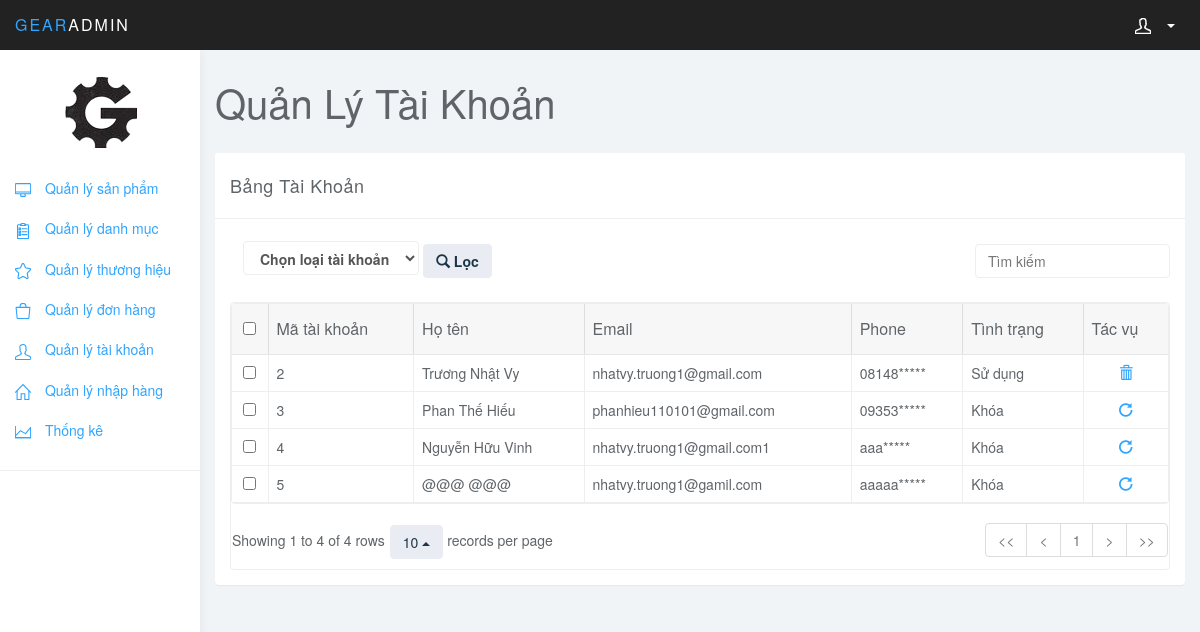
The page /AdminGearGaming/View/account.php on the database its author committed.
### tables this page shows
CREATE TABLE `taikhoan` (
  `MaTaiKhoan` int(10) NOT NULL,
  `HoLot` varchar(20) NOT NULL,
  `Ten` varchar(10) NOT NULL,
  `Email` varchar(50) NOT NULL,
  `Phone` varchar(10) NOT NULL,
  `MatKhau` varchar(100) NOT NULL,
  `KichHoat` int(2) NOT NULL,
  `Quyen` int(11) NOT NULL,
  `GhiChu` varchar(100) NOT NULL
);

### Model/taikhoan.php (called while the page is built, shortened)
<?php
class taikhoan
{
	function showDSTK()
	{
		$a = new DateBase;
		$con = $a->connnection();
		$sql = "select * from taikhoan where Quyen!=1";
		$rs = mysqli_query($con, $sql);
		while ($row = mysqli_fetch_array($rs)) {
			$matk = $row['MaTaiKhoan'];
			$holot = $row['HoLot'];
			$ten = $row['Ten'];
			$email = $row['Email'];
			$phone = substr($row['Phone'], 0, 5) . '*****';
			$kichhoat = $row['KichHoat'];
			$quyen = $row['Quyen'];
			$taikhoan = ['MaTaiKhoan' => $matk, 'HoLot' => $holot, 'Ten' => $ten, 'Email' => $email, 'Phone' => $phone, 'KichHoat' => $kichhoat, 'Quyen' => $quyen];
			$dstk[] = $taikhoan;
		}
		return $dstk;
	}
}

### Controller/taikhoan.php (called while the page is built, shortened)
<?php
	class taikhoan_controller{
		function showTK(){
			include ("../../Model/taikhoan.php");
			$p=new taikhoan;
			$dstaikhoan=$p->showDSTK();
			return $dstaikhoan;
		}
	}
?>

### AdminGearGaming/View/account.php (the view, shortened to what this page needs)
<!DOCTYPE html>
<html>
<head>
    <link href="../css/bootstrap.min.css" rel="stylesheet">
    <link href="../css/datepicker3.css" rel="stylesheet">
    <link href="../css/bootstrap-table.css" rel="stylesheet">
    <link href="../css/styles.css" rel="stylesheet">
</head>
<body>
    <?php
    include('menu-top.php')
    ?>
    <?php
    include('nav.php')
    ?>
    <div class="col-sm-9 col-sm-offset-3 col-lg-10 col-lg-offset-2 main">
        <div class="row">
            <div class="col-lg-12">
                <h1 class="page-header">Quản Lý Tài Khoản</h1>
            </div>
        </div>
        <div class="row">
            <div class="col-lg-12">
                <div class="panel panel-default">
                    <div class="panel-heading">Bảng Tài Khoản</div>
                    <div class="panel-body">
                        <div class="bootstrap-table">
                            <div class="fixed-table-toolbar">
                                <div class="btn pull-left">
                                    <form method="get">
                                        <label>
                                            <div class="form-group">
                                                <select class="form-control" name='quyen' id='quyen'>
                                                    <option>Chọn loại tài khoản</option>
                                                </select>
                                            </div>
                                        </label>
                                    <button class="btn btn-default" type="submit"><i class="glyphicon glyphicon-search"></i> <b>Lọc</b></button>
                                    </form>
                                </div>
                                <div class="pull-right search">
                                    <input class="form-control" type="text" placeholder="Tìm kiếm">
                                </div>
                            </div>
                            <div class="fixed-table-container">
                                <div class="fixed-table-body">
                                    <table data-toggle="table" data-select-item-name="toolbar1" data-pagination="true" data-sort-name="name" data-sort-order="desc">
                                        <thead>
                                            <tr>
                                                <th data-field="img" data-sortable="true">Mã tài khoản</th>
                                                <th data-field="products" data-sortable="true">Họ tên</th>
                                                <th data-field="th" data-sortable="true">Email</th>
                                                <th data-field="dm" data-sortable="true">Phone</th>
                                                <th data-field="qty" data-sortable="true">Tình trạng</th>
                                                <th data-field="rs" data-sortable="true">Tác vụ</th>
                                            </tr>
                                        </thead>
                                        <form method="get">
                                            <tbody>
                                                <?php
                                                $quyen=$_GET['quyen'];
                                                include('../../Controller/taikhoan.php');
                                                $p=new taikhoan_controller;
                                                if($quyen=='nv'){
                                                    echo '<a class="btn btn-default" href="insert-account.php"><i class="glyphicon glyphicon-plus-sign" style="margin-top: 1px"></i>Thêm Nhân Viên</a>';
                                                    foreach($p->showQL() as $dsql){
                                                        echo '<tr>
                                                            <td class="bs-checkbox">
                                                                <input type="checkbox">
                                                            </td>
                                                            <td>'.$dsql['MaTaiKhoan'].'</td>
                                                            <td>'.$dsql['HoLot'].' '.$dsql['Ten'].'</td>
                                                            <td>'.$dsql['Email'].'</td>
                                                            <td>'.$dsql['Phone'].'</td>';
                                                        if($dsql['KichHoat']=='1'){
                                                            echo '<td>'.'Sử dụng'.'</td>';
                                                        }
                                                        else if($dsql['KichHoat']=='0'){
                                                            echo '<td>'.'Khóa'.'</td>';
                                                        }
                                                        echo '<td>
                                                                <div class="rf" style="display: flex; justify-content: space-around;">';
                                                                    if($dsql['KichHoat']=='1'){
                                                                            echo'<a href="account.php?MaTaiKhoan='.$dsql['MaTaiKhoan'].'&id=0"><i class="glyphicon glyphicon-trash"></i></a>';
                                                                        }
                                                                        else{
                                                                            echo'<a href="account.php?MaTaiKhoan='.$dsql['MaTaiKhoan'].'&id=1"><i class="glyphicon glyphicon-repeat"></i></a>';
                                                                        }
                                                                   echo '<a href="update-account.php?MaTaiKhoan='.$dsql['MaTaiKhoan'].'"><i class="glyphicon glyphicon-pencil"></i></a>
                                                                </div>
                                                            </td>
                                                        </tr>';
                                                    }
                                                }
                                                else{
                                                    foreach($p->showTK() as $dstk){
                                                        echo '<tr>
                                                            <td class="bs-checkbox">
                                                                <input type="checkbox">
                                                            </td>
                                                            <td>'.$dstk['MaTaiKhoan'].' </td>
                                                            <td>'.$dstk['HoLot'].' '.$dstk['Ten'].'</td>
                                                            <td>'.$dstk['Email'].'</td>
                                                            <td>'.$dstk['Phone'].'</td>';
                                                        if($dstk['KichHoat']=='1'){
                                                            echo '<td>'.'Sử dụng'.'</td>';
                                                        }
                                                        else if($dstk['KichHoat']=='0'){
                                                            echo '<td>'.'Khóa'.'</td>';
                                                        }
                                                        if($dstk['Quyen']=='2'){
                                                            echo '<td>
                                                                    <div class="rf" style="display: flex; justify-content: space-around;">
                                                                        ';
                                                                        if($dstk['KichHoat']=='1'){
                                                                            echo'<a href="account.php?MaTaiKhoan='.$dstk['MaTaiKhoan'].'&id=0"><i class="glyphicon glyphicon-trash"></i></a>';
                                                                        }
                                                                        else{
                                                                            echo'<a href="account.php?MaTaiKhoan='.$dstk['MaTaiKhoan'].'&id=1"><i class="glyphicon glyphicon-repeat"></i></a>';
                                                                        }
                                                                        echo '<a href="update-account.php?MaTaiKhoan='.$dstk['MaTaiKhoan'].'"><i class="glyphicon glyphicon-pencil"></i></a>
                                                                    </div>
                                                                </td>
                                                            </tr>';
                                                        }
                                                        else if($dstk['Quyen']=='0'){
                                                            if($dstk['KichHoat']=='1'){
                                                                echo '<td>
                                                                    <div class="rf" style="display: flex; justify-content: space-around;">
                                                                        <a href="account.php?MaTaiKhoan='.$dstk['MaTaiKhoan'].'&id=0"><i class="glyphicon glyphicon-trash"></i></a>
                                                                            </div>
                                                                        </td>
                                                                    </tr>';
                                                            }
                                                            else
                                                            {
                                                                echo '<td>
                                                                    <div class="rf" style="display: flex; justify-content: space-around;">
                                                                        <a href="account.php?MaTaiKhoan='.$dstk['MaTaiKhoan'].'&id=1"><i class="glyphicon glyphicon-repeat"></i></a>
                                                                    </div>
                                                                </td>
                                                            </tr>';
                                                            }
                                                        }
                                                    }
                                                }
                                                ?>
                                            </tbody>
                                        </form>
                                    </table>
                                </div>
                            </div>
                        </div>
                    </div>
                </div>
            </div>
        </div>
</body>
</html>

### AdminGearGaming/css/styles.css (style rules this page uses)
body { background: #f1f4f7; padding-top: 50px; color: #5f6468; }
a, a:hover, a:focus { color: #30a5ff; }
h1, h2, h3, h4, h5, h6 { color: #5f6468; }
h1 { font-weight: 300; font-size: 40px; }
.form-control { border: 1px solid #eee; box-shadow: none; }
.btn-default, .btn-default:hover, .btn-default:focus, .btn-default:active, .btn-default.active, .open > .dropdown-toggle.btn-default, .btn-default.disabled, .btn-default[disabled], fieldset[disabled] .btn-default, .btn-default.disabled:hover, .btn-default[disabled]:hover, fieldset[disabled] .btn-default:hover, .btn-default.disabled:focus, .btn-default[disabled]:focus, fieldset[disabled] .btn-default:focus, .btn-default.disabled:active, .btn-default[disabled]:active, fieldset[disabled] .btn-default:active, .btn-default.disabled.active, .btn-default[disabled].active, fieldset[disabled] .btn-default.active { background-color: #e9ecf2; border-color: #e9ecf2; color: #1b3548; }
.panel { border: 0; }
.panel-heading { font-size: 18px; font-weight: 300; letter-spacing: 0.025em; height: 66px; line-height: 45px; }
.panel-default .panel-heading { background: #fff; border-bottom: 1px solid #eee; color: #5f6468; }
h1.page-header { margin-top: 30px; border-bottom: 0; }
.table { background: #fff; }
.fixed-table-container { border: 1px solid #eee; }

### rows shown on the page
taikhoan: MaTaiKhoan "2", HoLot "Trương Nhật", Ten "Vy", Email "nhatvy.truong1@gmail.com", Phone "08148*****", KichHoat "Sử dụng"
taikhoan: MaTaiKhoan "3", HoLot "Phan Thế", Ten "Hiếu", Email "phanhieu110101@gmail.com", Phone "09353*****", KichHoat "Khóa"
taikhoan: MaTaiKhoan "4", HoLot "Nguyễn Hữu", Ten "Vinh", Email "nhatvy.truong1@gmail.com1", Phone "aaa*****", KichHoat "Khóa"
taikhoan: MaTaiKhoan "5", HoLot "@@@", Ten "@@@", Email "nhatvy.truong1@gamil.com", Phone "aaaaa*****", KichHoat "Khóa"
